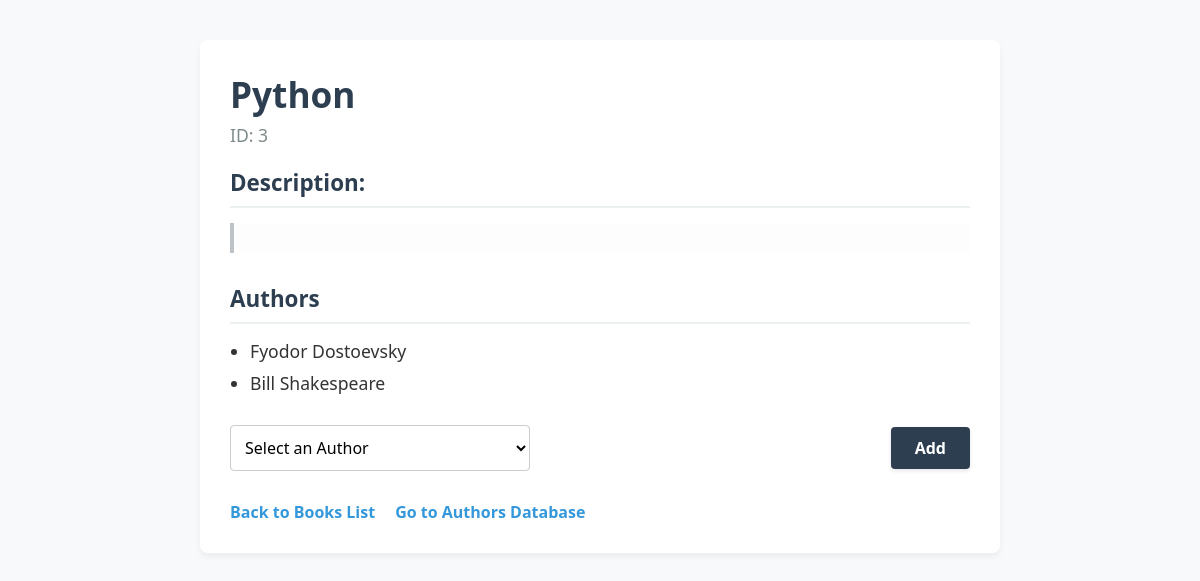
Page /books/3 on the committed database.
### books_authors_app/models.py (models this page shows)
class Book(models.Model):
    title = models.CharField(max_length=200)
    desc = models.TextField()
    author = models.ManyToManyField(Author, related_name='books')

class Author(models.Model):
    first_name = models.CharField(max_length=100)
    last_name = models.CharField(max_length=100)
    notes = models.TextField()

### books_authors_app/views.py (the view)
# urls.py: path('books/<int:book_id>', views.book_detail, name='book_detail'),
def book_detail(request, book_id):
    book = Book.objects.get(id=book_id)
    associated_authors = book.author.all()
    remaining_authors = Author.objects.exclude(id__in=associated_authors.values_list('id', flat=True))
    context = {
        'book': book,
        'associated_authors': associated_authors,
        'remaining_authors': remaining_authors
    }
    return render(request, 'book_detail.html', context)

### books_authors_app/templates/book_detail.html (shortened to what this page needs)
{% load static %}
<!DOCTYPE html>
<html lang="en">
<head>
    <link rel="stylesheet" href="{% static 'css/style.css' %}">
</head>
<body>
    <div class="detail-container">
        <h1 class="detail-header">{{ book.title }}</h1>
        <p class="detail-id">ID: {{ book.id }}</p>
        <h2 class="detail-section-title">Description:</h2>
        <p class="detail-desc">{{ book.desc }}</p>
        <h2 class="detail-section-title">Authors</h2>
        <ul class="detail-list">
            {% for author in associated_authors %}
                <li>{{ author.first_name }} {{ author.last_name }}</li>
            {% empty %}
                <li>No authors associated with this book yet.</li>
            {% endfor %}
        </ul>
        {% if remaining_authors %}
        <form action="{% url 'add_author_to_book' book.id %}" method="post" class="add-association-form">
            <div class="form-group" style="margin: 0; flex-grow: 1;">
                <select name="author_id" required>
                    <option value="" disabled selected>Select an Author</option>
                </select>
            </div>
            <button type="submit" class="btn">Add</button>
        </form>
        {% else %}
        <p style="font-style: italic; color: #7f8c8d;">All authors in the database are already associated with this book.</p>
        {% endif %}
        <div class="navigation-links">
            <a href="{% url 'books' %}">Back to Books List</a>
            <a href="{% url 'authors' %}">Go to Authors Database</a>
        </div>
    </div>
</body>
</html>

### books_authors_app/static/css/style.css (style rules this page uses)
* { box-sizing: border-box; font-family: 'Segoe UI', Tahoma, Geneva, Verdana, sans-serif; margin: 0; padding: 0; }
body { background-color: #f7f9fa; color: #333; padding: 40px; display: flex; justify-content: center; }
h1 { font-size: 2.2rem; margin-bottom: 25px; color: #1a1a1a; }
h2 { font-size: 1.6rem; margin-bottom: 20px; color: #2c3e50; }
.form-group { margin-bottom: 15px; }
.form-group input[type="text"], .form-group textarea, .form-group select { width: 100%; padding: 10px; border: 1px solid #ccc; border-radius: 4px; font-size: 1rem; background-color: #fff; transition: border-color 0.2s; }
.btn { background-color: #2c3e50; color: #fff; border: none; padding: 10px 24px; font-size: 1rem; font-weight: 600; border-radius: 4px; cursor: pointer; box-shadow: 0 2px 4px rgba(0,0,0,0.1); transition: background-color 0.2s; }
a { color: #3498db; text-decoration: none; font-weight: 600; }
.detail-container { max-width: 800px; width: 100%; background-color: #ffffff; padding: 30px; border-radius: 8px; box-shadow: 0 4px 6px rgba(0, 0, 0, 0.05); }
.detail-header { font-size: 2.2rem; margin-bottom: 5px; color: #2c3e50; }
.detail-id { font-size: 1.1rem; color: #7f8c8d; margin-bottom: 20px; }
.detail-desc { font-size: 1.1rem; line-height: 1.6; margin-bottom: 30px; background: #fdfdfd; padding: 15px; border-left: 4px solid #bdc3c7; }
.detail-section-title { font-size: 1.4rem; margin-bottom: 15px; border-bottom: 2px solid #ecf0f1; padding-bottom: 8px; color: #2c3e50; }
.detail-list { list-style-type: disc; margin-left: 20px; margin-bottom: 30px; font-size: 1.1rem; }
.detail-list li { margin-bottom: 8px; }
.add-association-form { display: flex; align-items: center; gap: 15px; margin-top: 15px; }
.add-association-form select { max-width: 300px; }
.navigation-links { margin-top: 30px; display: flex; gap: 20px; }

### rows in the picture
Book: title "Python", id "3"
Author: first_name "Fyodor", last_name "Dostoevsky"
Author: first_name "Bill", last_name "Shakespeare"
